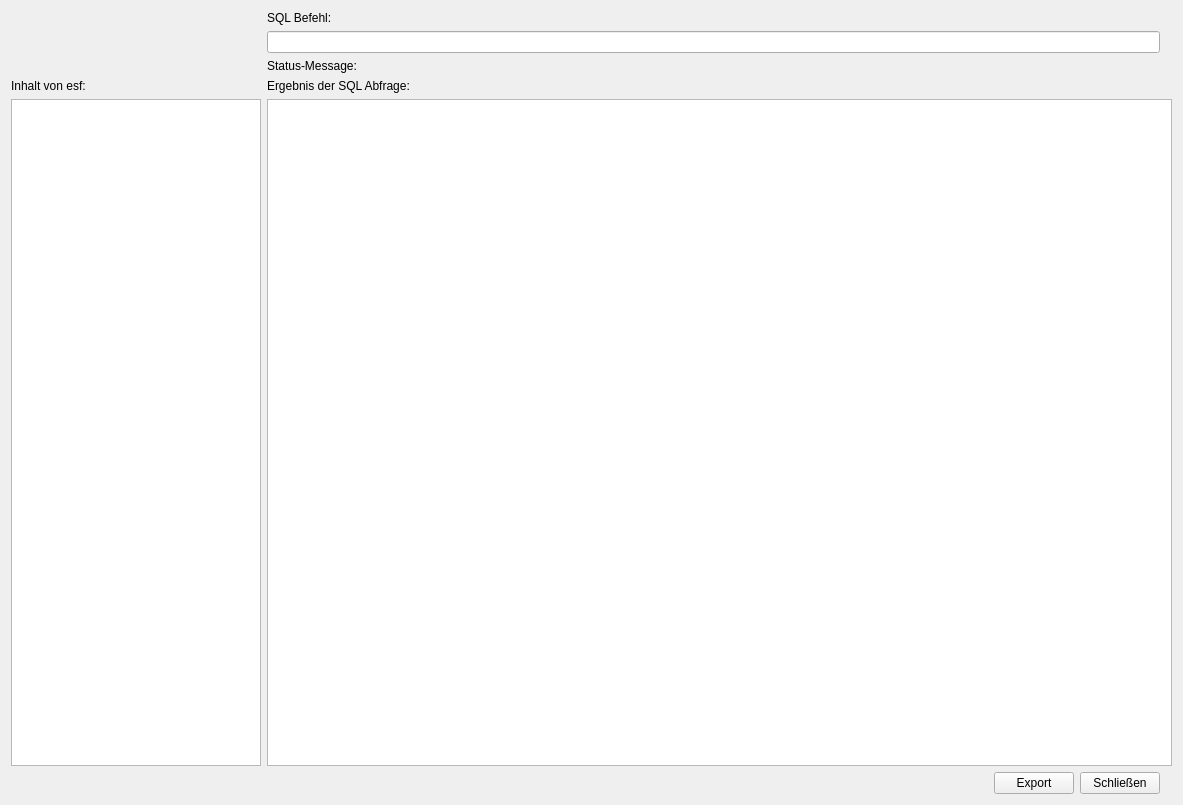
<?xml version="1.0" encoding="UTF-8"?>
<ui version="4.0">
 <class>Form</class>
 <widget class="QWidget" name="Form">
  <property name="geometry">
   <rect>
    <x>0</x>
    <y>0</y>
    <width>1183</width>
    <height>805</height>
   </rect>
  </property>
  <property name="windowTitle">
   <string>SQL Abfrage</string>
  </property>
  <layout class="QFormLayout" name="formLayout">
   <item row="0" column="0" colspan="2">
    <layout class="QGridLayout" name="gridLayout">
     <item row="4" column="0">
      <widget class="QListWidget" name="LST_table_content">
       <property name="maximumSize">
        <size>
         <width>250</width>
         <height>16777215</height>
        </size>
       </property>
      </widget>
     </item>
     <item row="3" column="1">
      <widget class="QLabel" name="label_4">
       <property name="text">
        <string>Ergebnis der SQL Abfrage:</string>
       </property>
      </widget>
     </item>
     <item row="2" column="1">
      <widget class="QLabel" name="LBL_status">
       <property name="text">
        <string>Status-Message:</string>
       </property>
      </widget>
     </item>
     <item row="0" column="1">
      <widget class="QLabel" name="label_2">
       <property name="text">
        <string>SQL Befehl:</string>
       </property>
      </widget>
     </item>
     <item row="3" column="0">
      <widget class="QLabel" name="label">
       <property name="text">
        <string>Inhalt von esf:</string>
       </property>
      </widget>
     </item>
     <item row="1" column="1">
      <widget class="QLineEdit" name="LE_sql_command"/>
     </item>
     <item row="4" column="1" colspan="3">
      <widget class="QTableWidget" name="TBL_result"/>
     </item>
     <item row="5" column="1">
      <layout class="QHBoxLayout" name="horizontalLayout">
       <item>
        <spacer name="horizontalSpacer">
         <property name="orientation">
          <enum>Qt::Horizontal</enum>
         </property>
         <property name="sizeHint" stdset="0">
          <size>
           <width>40</width>
           <height>20</height>
          </size>
         </property>
        </spacer>
       </item>
       <item>
        <widget class="QPushButton" name="BTN_export">
         <property name="text">
          <string>Export</string>
         </property>
        </widget>
       </item>
       <item>
        <widget class="QPushButton" name="BTN_close">
         <property name="text">
          <string>Schließen</string>
         </property>
        </widget>
       </item>
      </layout>
     </item>
    </layout>
   </item>
  </layout>
 </widget>
 <resources/>
 <connections/>
</ui>
